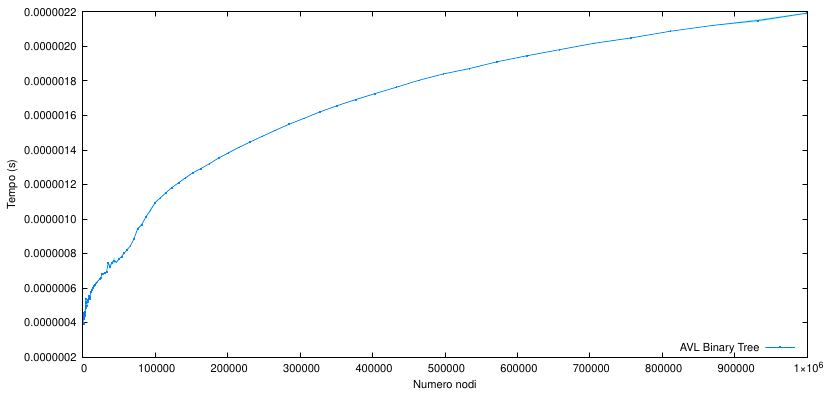

Recreate this plot in gnuplot.
set xlabel 'Numero nodi'
set ylabel 'Tempo (s)'
set xrange [-20000:]
set key right bottom
set style fill transparent solid 0.5 noborder
set terminal pdf size 21cm,10cm enhanced color rounded \
    font 'Helvetica,12'
set output 'avl_mad.pdf'
plot "output_median.txt" using 1:($4+$5):($4-$5) with filledcurve fc "turquoise" notitle, "" using 1:4 with linespoints pt 5 ps 0.1 lw 1 lc "web-blue" title "AVL Binary Tree"
